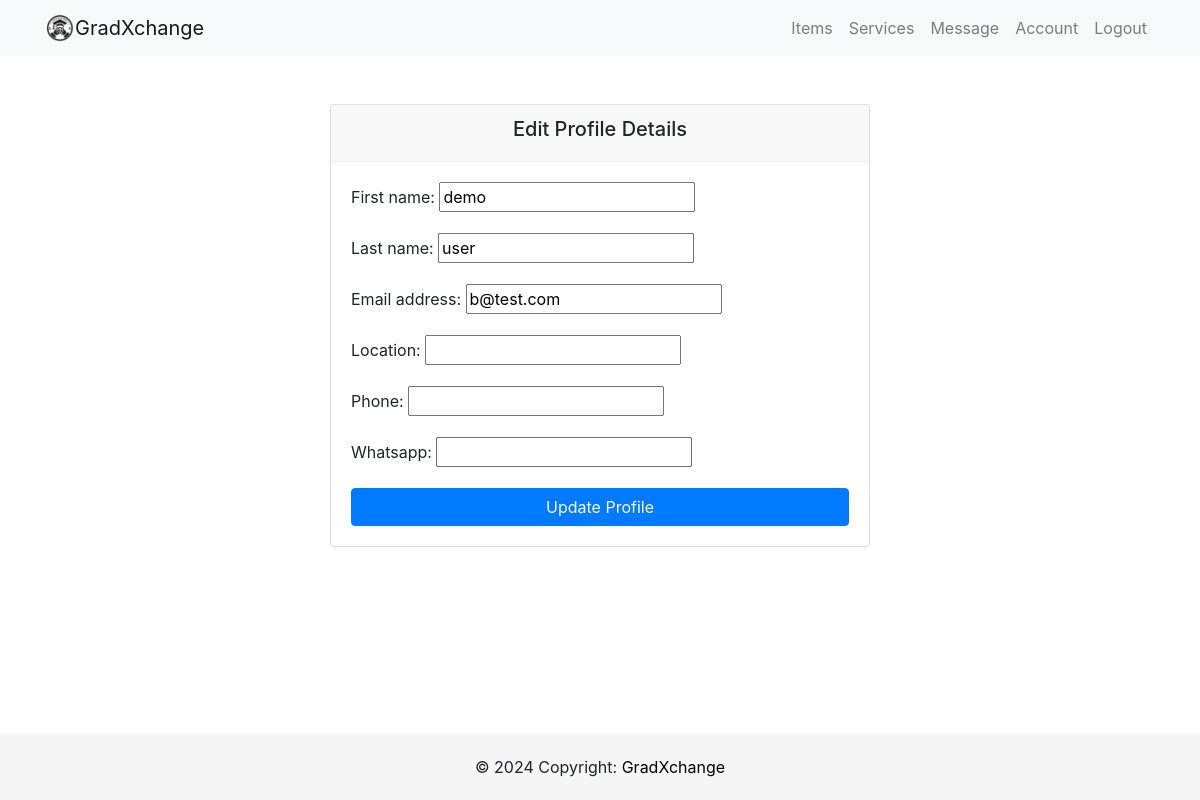
The page /edit/ (signed in) on the database as committed earlier.
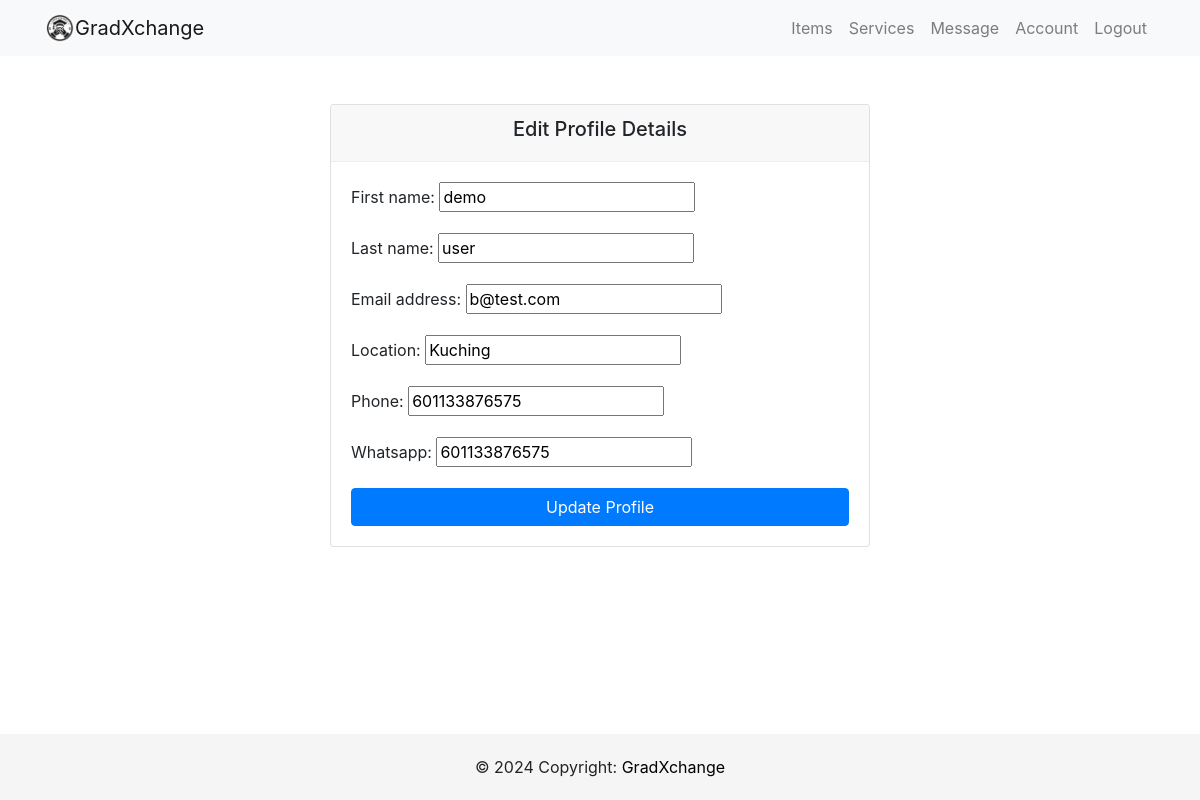
The same page on the database as committed later.
### users/models.py (models this page shows, shortened)
class Profile(models.Model):
    user = models.OneToOneField(User, on_delete=models.CASCADE)
    image = models.ImageField(default='profilepic.jpg', upload_to='profile_picture')
    location =models.CharField(max_length=100)
    about_me = models.CharField(max_length=200, null=True, blank=True)
    phone_regex = RegexValidator(
        regex=r'^\+?60?\d{9,10}$',
        message="Phone number must be entered in the format: '+60123456789'. With country code +60 and up to 10 digits allowed."
    )
    phone = models.CharField(validators=[phone_regex], max_length=17, blank=True)  # Optional: adjust max_length as needed
    whatsapp_regex = RegexValidator(
        regex=r'^\+?60?\d{9,10}$',
        message="Whatsapp number must be entered in the format: '+60123456789'. With country code +60 and up to 10 digits allowed."
    )
    whatsapp = models.CharField(validators=[whatsapp_regex], max_length=17, blank=True)

### users/views.py (the view)
# urls.py: path('edit/',user_views.edit, name='edit'),
@login_required
def edit(request):
    if request.method=='POST':
        user_form = UserEditForm(instance=request.user,data=request.POST) # data from posted data, instance from form data
        profile_form = ProfileEditForm(instance=request.user.profile, data=request.POST) #  profile from currently logged in user
        if user_form.is_valid() and profile_form.is_valid():
            user_form.save()
            profile_form.save()
            messages.success(request, "Your Profile was updated successfully!")
            return redirect(reverse('account', kwargs={'username': request.user.username}))
    else:
        user_form = UserEditForm(instance=request.user)
        profile_form = ProfileEditForm(instance=request.user.profile )
    return render(request,'users/edit.html',{'user_form':user_form,'profile_form':profile_form})

### users/forms.py
class UserEditForm(forms.ModelForm):
    class Meta:
        model = User
        fields = ('first_name','last_name','email',)

class ProfileEditForm(forms.ModelForm):
    class Meta:
        model = Profile
        fields = ('location','phone','whatsapp')

### users/context_processors.py (called while the page is built)
def unread_message_count(request):
    if request.user.is_authenticated:
        count = Message.objects.filter(recipient=request.user.profile, is_read=False).count()
        return {'unread_message_count': count}
    return {}

### users/templates/users/edit.html (shortened to what this page needs)
{% extends 'users/base.html' %}
{% block body %}
<div class="container mt-5">
    <div class="row justify-content-center">
        <div class="col-lg-6 col-md-8 col-12">
            <div class="card">
                <div class="card-header text-center">
                    <h5>Edit Profile Details</h5>
                </div>
                <div class="card-body">
                    <form method="post" enctype="multipart/form-data">
                        {{ user_form.as_p }}
                        {{ profile_form.as_p }}
                        <button type="submit" class="btn btn-primary btn-block">Update Profile</button>
                    </form>
                </div>
            </div>
        </div>
    </div>
</div>
{% endblock %}

Rows that differ between the two databases and show on the page:
changed Profile: location (not shown) → "Kuching"; phone (not shown) → "601133876575"; whatsapp (not shown) → "601133876575"
